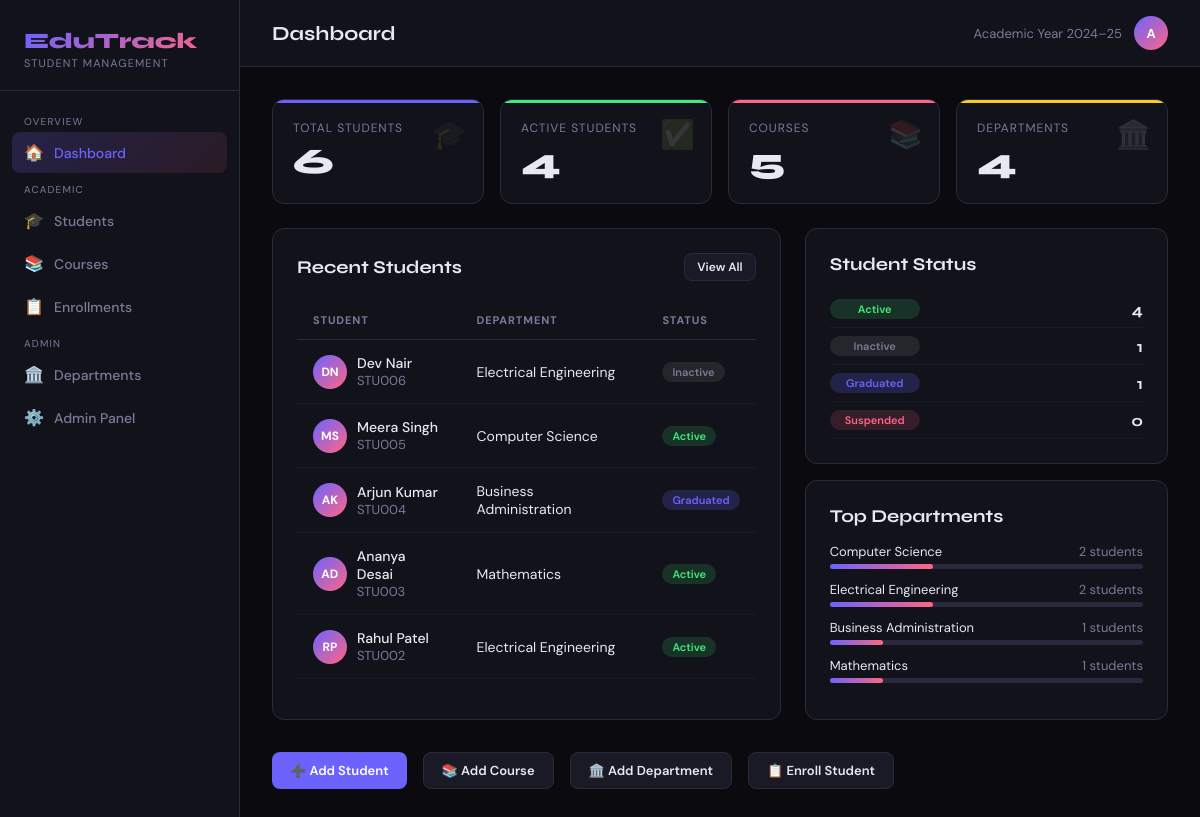
Before: / with the older database file.
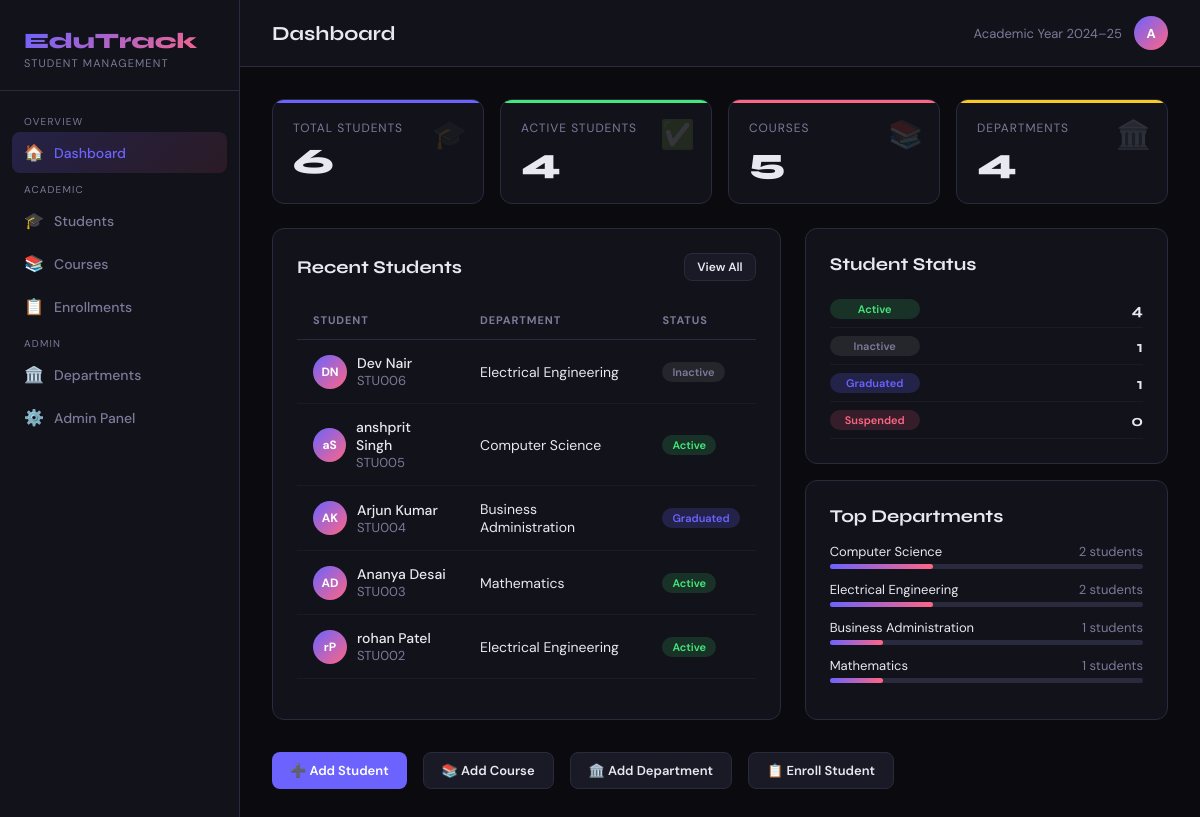
After: the same page with the newer database file.
### students/models.py (models this page shows, shortened)
class Student(models.Model):
    GENDER_CHOICES = [('M', 'Male'), ('F', 'Female'), ('O', 'Other')]
    STATUS_CHOICES = [('active', 'Active'), ('inactive', 'Inactive'), ('graduated', 'Graduated'), ('suspended', 'Suspended')]
    student_id = models.CharField(max_length=20, unique=True)
    first_name = models.CharField(max_length=50)
    last_name = models.CharField(max_length=50)
    email = models.EmailField(unique=True)
    phone = models.CharField(max_length=15, blank=True)
    gender = models.CharField(max_length=1, choices=GENDER_CHOICES)
    date_of_birth = models.DateField(null=True, blank=True)
    department = models.ForeignKey(Department, on_delete=models.SET_NULL, null=True, related_name='students')
    enrollment_date = models.DateField(auto_now_add=True)
    status = models.CharField(max_length=20, choices=STATUS_CHOICES, default='active')
    gpa = models.DecimalField(max_digits=3, decimal_places=2, null=True, blank=True)
    address = models.TextField(blank=True)
    created_at = models.DateTimeField(auto_now_add=True)
    updated_at = models.DateTimeField(auto_now=True)
    @property
    def full_name(self):
        return f"{self.first_name} {self.last_name}"
    class Meta:
        ordering = ['last_name', 'first_name']

class Department(models.Model):
    name = models.CharField(max_length=100)
    code = models.CharField(max_length=10, unique=True)
    created_at = models.DateTimeField(auto_now_add=True)
    class Meta:
        ordering = ['name']

### students/views.py (the view)
# urls.py: path('', views.dashboard, name='dashboard'),
def dashboard(request):
    total_students = Student.objects.count()
    active_students = Student.objects.filter(status='active').count()
    total_courses = Course.objects.count()
    total_departments = Department.objects.count()
    recent_students = Student.objects.order_by('-created_at')[:5]
    dept_stats = Department.objects.annotate(student_count=Count('students')).order_by('-student_count')[:5]
    status_counts = {
        'active': Student.objects.filter(status='active').count(),
        'inactive': Student.objects.filter(status='inactive').count(),
        'graduated': Student.objects.filter(status='graduated').count(),
        'suspended': Student.objects.filter(status='suspended').count(),
    }
    context = {
        'total_students': total_students,
        'active_students': active_students,
        'total_courses': total_courses,
        'total_departments': total_departments,
        'recent_students': recent_students,
        'dept_stats': dept_stats,
        'status_counts': status_counts,
    }
    return render(request, 'students/dashboard.html', context)

### templates/students/dashboard.html (shortened to what this page needs)
{% extends 'students/base.html' %}
{% block page_title %}Dashboard{% endblock %}
{% block content %}
<div class="stat-grid">
  <div class="stat-card">
    <div class="stat-icon">🎓</div>
    <div class="stat-label">Total Students</div>
    <div class="stat-value">{{ total_students }}</div>
  </div>
  <div class="stat-card">
    <div class="stat-icon">✅</div>
    <div class="stat-label">Active Students</div>
    <div class="stat-value">{{ active_students }}</div>
  </div>
  <div class="stat-card">
    <div class="stat-icon">📚</div>
    <div class="stat-label">Courses</div>
    <div class="stat-value">{{ total_courses }}</div>
  </div>
  <div class="stat-card">
    <div class="stat-icon">🏛️</div>
    <div class="stat-label">Departments</div>
    <div class="stat-value">{{ total_departments }}</div>
  </div>
</div>
<div style="display:grid;grid-template-columns:1.4fr 1fr;gap:24px">
  <div class="card">
    <div class="flex-between">
      <div class="section-title">Recent Students</div>
      <a href="{% url 'student_list' %}" class="btn btn-ghost btn-sm">View All</a>
    </div>
    <table>
      <thead><tr><th>Student</th><th>Department</th><th>Status</th></tr></thead>
      <tbody>
        {% for s in recent_students %}
        <tr>
          <td>
            <div style="display:flex;align-items:center;gap:10px">
              <div class="avatar" style="font-size:12px">{{ s.first_name.0 }}{{ s.last_name.0 }}</div>
              <div>
                <div style="font-weight:500">{{ s.full_name }}</div>
                <div class="text-muted">{{ s.student_id }}</div>
              </div>
            </div>
          </td>
          <td>{{ s.department.name|default:"—" }}</td>
          <td><span class="badge badge-{{ s.status }}">{{ s.get_status_display }}</span></td>
        </tr>
        {% empty %}<tr><td colspan="3" class="text-muted" style="text-align:center;padding:32px">No students yet</td></tr>
        {% endfor %}
      </tbody>
    </table>
  </div>
  <div>
    <div class="card" style="margin-bottom:16px">
      <div class="section-title" style="margin-bottom:16px">Student Status</div>
      {% for status, count in status_counts.items %}
      <div style="display:flex;justify-content:space-between;align-items:center;padding:8px 0;border-bottom:1px solid rgba(255,255,255,0.04)">
        <span class="badge badge-{{ status }}" style="width:90px;justify-content:center">{{ status|title }}</span>
        <span style="font-weight:700;font-family:'Syne',sans-serif">{{ count }}</span>
      </div>
      {% endfor %}
    </div>
    <div class="card">
      <div class="section-title" style="margin-bottom:16px">Top Departments</div>
      {% for d in dept_stats %}
      <div style="margin-bottom:12px">
        <div style="display:flex;justify-content:space-between;font-size:13px;margin-bottom:4px">
          <span>{{ d.name }}</span><span style="color:var(--muted)">{{ d.student_count }} students</span>
        </div>
        <div style="background:var(--border);border-radius:4px;height:5px">
          <div style="background:linear-gradient(90deg,var(--accent),var(--accent2));height:5px;border-radius:4px;width:{% if total_students %}{% widthratio d.student_count total_students 100 %}{% else %}0{% endif %}%"></div>
        </div>
      </div>
      {% endfor %}
    </div>
  </div>
</div>
<div style="display:flex;gap:16px;margin-top:8px">
  <a href="{% url 'student_create' %}" class="btn btn-primary">➕ Add Student</a>
  <a href="{% url 'course_create' %}" class="btn btn-ghost">📚 Add Course</a>
  <a href="{% url 'department_create' %}" class="btn btn-ghost">🏛️ Add Department</a>
  <a href="{% url 'enrollment_create' %}" class="btn btn-ghost">📋 Enroll Student</a>
</div>
{% endblock %}

Changed rows visible on the page:
changed Student "STU005": first_name.0 "M" → "a"; full_name "Meera Singh" → "anshprit Singh"
changed Student "STU002": first_name.0 "R" → "r"; full_name "Rahul Patel" → "rohan Patel"
